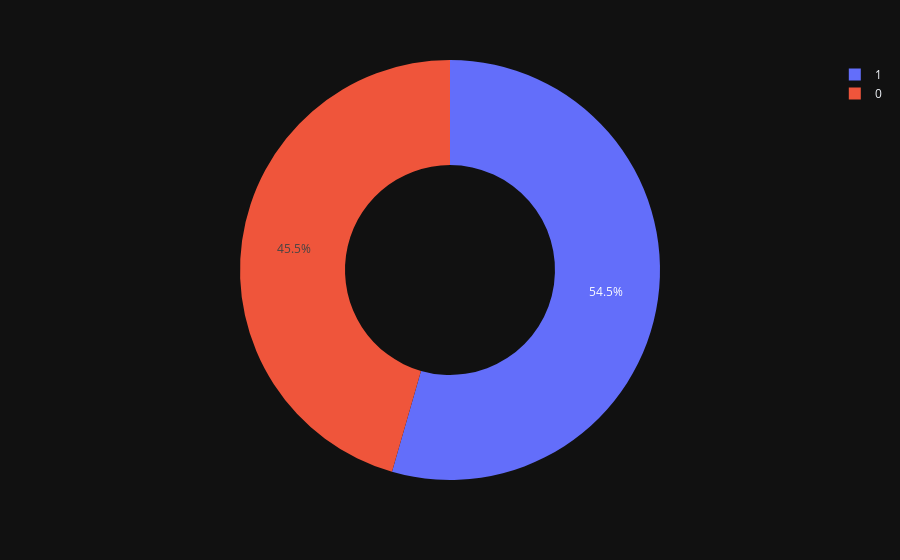

The code cell stored with this chart in its notebook:
### Markdown cell above
The Age column has a normal distribution, with most of the patients ranging between 50 and 65 years of age. Also, having a high chance of heart attack.

### Code cell
ax = px.pie(data, names='output', template='plotly_dark', hole=0.5)
ax.show()

### Figure 1 — Plotly figure (JSON) as saved in the notebook; plotly's stock layout.template omitted (floating-point values rounded to 4 significant figures; data arrays with more than 128 entries replaced by an {"elided": "..."} marker saying what was removed)
{"data": [{"domain": {"x": [0, 1], "y": [0, 1]}, "hole": 0.5, "hovertemplate": "output=%{label}<extra></extra>", "labels": {"elided": "303 int values"}, "legendgroup": "", "name": "", "showlegend": true, "type": "pie"}], "layout": {"legend": {"tracegroupgap": 0}, "margin": {"t": 60}}}
